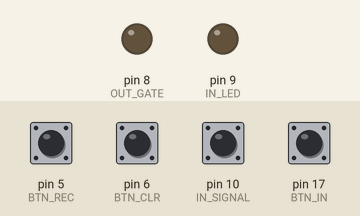
This sketch was run on a simulated Arduino Uno, built with avr-gcc and run on an emulated ATmega328P. Parts: output pins drawn as LEDs (lit = HIGH). Inputs (shaded band) come from the test bench; at power-on: pin 5 (BTN_REC), pin 6 (BTN_CLR), pin 10 (IN_SIGNAL), pin 17 (BTN_IN) HIGH. Pins used as bus, display or sensor lines are not drawn.

Above: at 1.2 s.
1.3 s: pin 10 (IN_SIGNAL) pulled LOW for 0.15 s
2.9 s: pin 17 (BTN_IN) pulled LOW for 0.15 s
At 2.98 s:
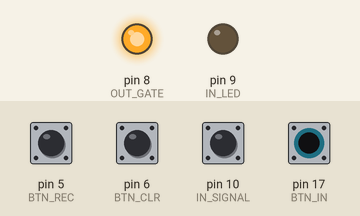
Timing chart, 0 to 5.9 s (numbered marks = the images above; inputs shaded):
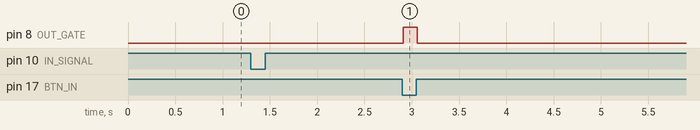

The sketch:

microdrummer_atmega328.ino
```cpp
#include <Bounce2.h>

//Inputs
#define IN_SIGNAL 10
#define IN_LED 9
#define BTN_CLR 6
#define BTN_REC 5
#define BTN_IN 17
#define OUT_GATE 8
#define OUT_TRIGGER 7

Bounce sigB = Bounce();
Bounce recB = Bounce();
Bounce clrB = Bounce();
Bounce inB = Bounce();
//Other constants
const byte triggerDurationMs = 3;
const byte debounceDurationMs = 10;

struct Node {
  Node* next;
  uint16_t highTime;
  uint16_t lowTime;
};

//We will keep a singly-linked list of events
// so that we can efficiently insert events
Node* head = NULL;
Node* curr = NULL;
Node* prev = NULL;
uint16_t gateLowTime = 0;
uint16_t trigLowTime = 0;
unsigned long prevSignalRise = 0;
Node* holdingDown = NULL;
unsigned long heldDownAt = 0;
bool trigHigh = false;
bool gateHigh = false;
bool sigHigh = false;
bool tempGate = false;
uint16_t sinceRise = 0;

void setup(){
  //init inputs
  pinMode(IN_SIGNAL, INPUT_PULLUP);
  pinMode(BTN_IN, INPUT_PULLUP);
  pinMode(BTN_CLR, INPUT_PULLUP);
  pinMode(BTN_REC, INPUT_PULLUP);

  //init outputs
  pinMode(OUT_TRIGGER, OUTPUT);
  pinMode(OUT_GATE, OUTPUT);
  pinMode(IN_LED, OUTPUT);

  //set outputs low
  digitalWrite(OUT_TRIGGER, LOW);
  digitalWrite(OUT_GATE, LOW);
  digitalWrite(IN_LED, LOW);

  //init debouncing
  sigB.attach(IN_SIGNAL);
  sigB.interval(0);
  inB.attach(BTN_IN);
  inB.interval(debounceDurationMs);
  clrB.attach(BTN_CLR);
  clrB.interval(debounceDurationMs);
  recB.attach(BTN_REC);
  recB.interval(debounceDurationMs);
}

void loop(){

  //how far along are we in this sequence iteration
  sinceRise = (millis() - prevSignalRise);

  handleInputs();
  if (sigHigh && sinceRise > triggerDurationMs){
    sigHigh = false;
    digitalWrite(IN_LED, LOW);
  }

  //if the next event is scheduled to happen now
  if (curr != NULL && curr->highTime <= sinceRise){
    gateHigh = true;
    digitalWrite(OUT_GATE, HIGH);
    gateLowTime = max(gateLowTime, curr->lowTime);

    startTrigger();

    prev = curr;
    curr = curr->next;
  } else {
    if (gateHigh && holdingDown == NULL && sinceRise >= gateLowTime){
      gateHigh = false;
      if (!tempGate){
        digitalWrite(OUT_GATE, LOW);
      }
    }
    if (trigHigh && sinceRise >= trigLowTime){
      trigHigh = false;
      digitalWrite(OUT_TRIGGER, LOW);
    }
  }
}

inline void startTrigger(){
  if (!trigHigh){
    trigHigh = true;
    digitalWrite(OUT_TRIGGER, HIGH);
    trigLowTime = sinceRise + triggerDurationMs;
  }
}

inline void handleInputs(){
  recB.update();
  if (sigB.update()){
    if (sigB.fell()){
      restartSequence();
      sigHigh = true;
      digitalWrite(IN_LED, HIGH);
    }
  }
  if (inB.update()){
    if (inB.fell()){
      if (!recB.read()){
        insertEvent();
      } else {
        tempGate = true;
        digitalWrite(OUT_GATE, HIGH);
        startTrigger();
      }
    }
    else {
      finishEvent();
    }
  }
  if (!digitalRead(BTN_CLR)){
    clearEvents();
  }
}

//Start the sequence over
inline void restartSequence(){
  //wrap trigger and gate timers to new sequence
  uint16_t prevSequenceDuration = (millis() - prevSignalRise);

  if (gateLowTime <= prevSequenceDuration){
    gateLowTime = 0;
  } else {
    gateLowTime = gateLowTime - prevSequenceDuration;
  }

  if (trigLowTime <= prevSequenceDuration){
    trigLowTime = 0;
  } else {
    trigLowTime = trigLowTime - prevSequenceDuration;
  }

  //adjust timer for new sequence
  prevSignalRise = millis();
  sinceRise = 0;
  curr = head;
  prev = NULL;
}

//add an event to the sequence
inline void insertEvent(){
  //create the new event node
  Node* newest = new Node;
  newest->highTime = sinceRise;
  holdingDown = newest;
  heldDownAt = millis();

  //normally the next event has not triggered yet.
  // curr may be null if we have already reached the end of the sequence
  if (curr == NULL || sinceRise <= curr->highTime){
    newest->next = curr;
    curr = newest;
    if (prev == NULL){
      head = newest;
    } else {
      prev->next = newest;
    }
  } else {
    //there is a slight chance that the next event is delayed
    // because of loop timing. In this case we need to add the
    // new event after the next event.

    //theoretically it is possible that the new event should occur
    // after a number of simultaneous events,
    // so we need to walk the list
    Node* after = curr;
    while (after->next != NULL && after->next->highTime < sinceRise){
      after = after->next;
    }
    newest->next = after->next;
    after->next = newest;
  }
}

//Release the current gate
inline void finishEvent(){
  if (holdingDown != NULL){
    holdingDown->lowTime = ((millis() - heldDownAt) + holdingDown->highTime);
    //when you insert this event, it will set the gate low too early
    // in the case where there is another gate that spans this one
    gateLowTime = holdingDown->lowTime;
    holdingDown = NULL;
  } else if (tempGate){
    tempGate = false;
    if (!gateHigh){
      digitalWrite(OUT_GATE, LOW);
    }
  }
}

inline void clearEvents(){
  curr = head;
  //clear up the heap
  while(curr != NULL){
    prev = curr;
    curr = curr->next;
    delete prev;
  }
  //reset all variables
  head = NULL;
  prev = NULL;
  curr = NULL;
  holdingDown = NULL;
}
```

Measured:
- after the input at 2.9 s, pin 8 (OUT_GATE): LOW → HIGH at once, → LOW 0.15 s later
